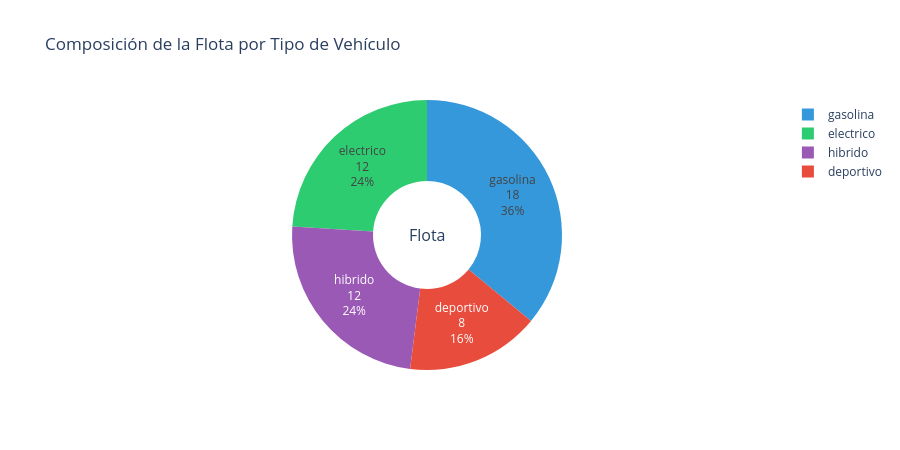

Source (notebook cell):
### Markdown cell above
---

## Tab 1: Visión General de la Flota

Resumen ejecutivo interactivo con los KPIs principales, composición de flota y distribución geográfica.

### Code cell
# === Tab 1: Pie chart - Tipos de vehículo ===

type_counts = df_fleet['vehicle_type'].value_counts()
colors_list = [vtype_colors.get(t, '#95a5a6') for t in type_counts.index]

fig_pie = go.Figure(data=[go.Pie(
    labels=type_counts.index,
    values=type_counts.values,
    hole=0.4,
    marker_colors=colors_list,
    textinfo='label+percent+value',
    hovertemplate='<b>%{label}</b><br>Cantidad: %{value}<br>Porcentaje: %{percent}<extra></extra>'
)])

fig_pie.update_layout(
    title_text='Composición de la Flota por Tipo de Vehículo',
    template='plotly_white',
    height=450,
    annotations=[dict(text='Flota', x=0.5, y=0.5, font_size=16, showarrow=False)]
)
fig_pie.show()

### Figure 1 — Plotly figure (JSON) as saved in the notebook; plotly's stock layout.template omitted (floating-point values rounded to 4 significant figures)
{"data": [{"hole": 0.4, "hovertemplate": "<b>%{label}</b><br>Cantidad: %{value}<br>Porcentaje: %{percent}<extra></extra>", "labels": ["gasolina", "electrico", "hibrido", "deportivo"], "marker": {"colors": ["#3498db", "#2ecc71", "#9b59b6", "#e74c3c"]}, "textinfo": "label+percent+value", "type": "pie", "values": [18, 12, 12, 8]}], "layout": {"annotations": [{"font": {"size": 16}, "showarrow": false, "text": "Flota", "x": 0.5, "y": 0.5}], "height": 450, "title": {"text": "Composición de la Flota por Tipo de Vehículo"}}}
